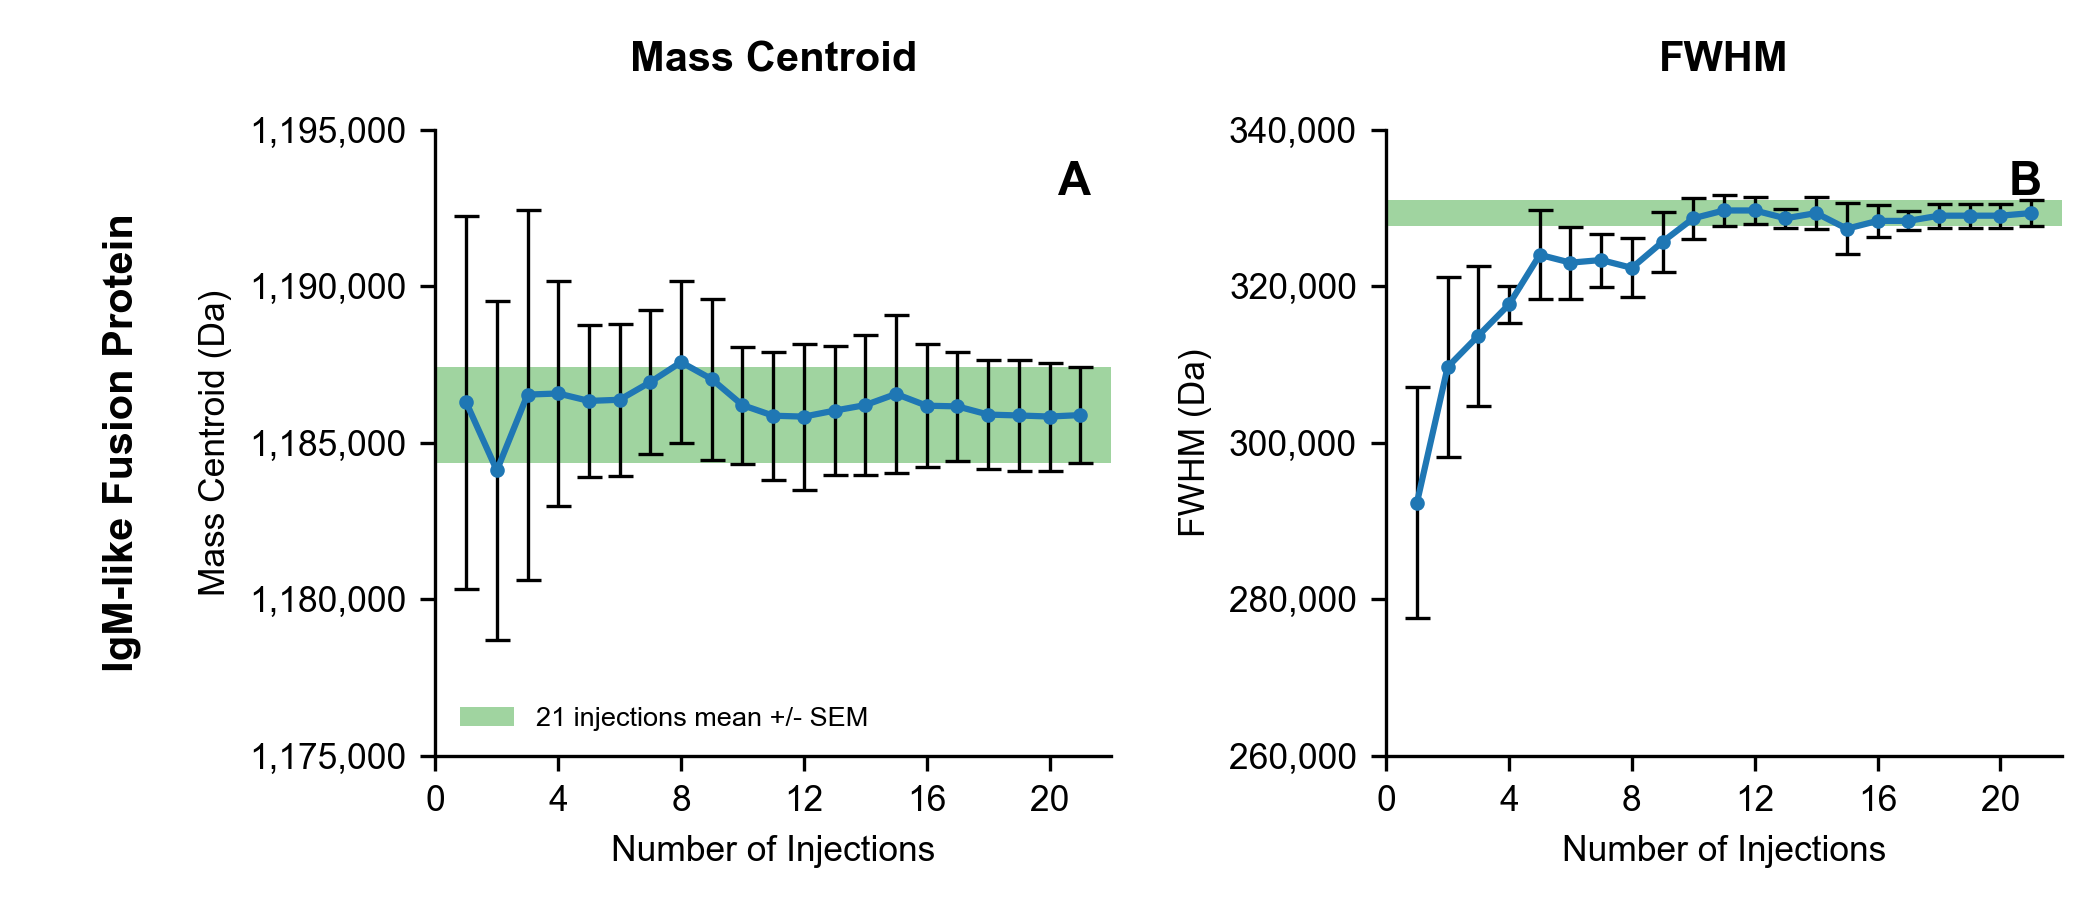

The Python source for this figure:
"""Create the IgM-like fusion ion-statistics grid used in Figure S10."""

import re
from pathlib import Path

import matplotlib.pyplot as plt
from matplotlib.ticker import MaxNLocator, StrMethodFormatter
import numpy as np
import pandas as pd


REPLICATE_FOLDERS = [
    Path(r"Z:\Group Share\BHT\Temp\Paper\Stats\Amgen IgM-like Fusion Rep 1"),
    Path(r"Z:\Group Share\BHT\Temp\Paper\Stats\Amgen IgM-like Fusion Rep 2"),
    Path(r"Z:\Group Share\BHT\Temp\Paper\Stats\Amgen IgM-like Fusion Rep 3"),
]

TARGET_MASSES = {
    "IgM-like Fusion Protein": 1183000.0,
}

MASS_TOLERANCE_DA = 100000.0
EXPECTED_INJECTIONS = tuple(range(1, 22))
HIGHLIGHT_INJECTION = 21
OUTPUT_DPI = 300
OUTPUT_DIRECTORY = Path(__file__).resolve().parent
OUTPUT_PNG = OUTPUT_DIRECTORY / "Figure S10.png"
OUTPUT_PDF = OUTPUT_DIRECTORY / "Figure S10.pdf"
OUTPUT_CSV = OUTPUT_DIRECTORY / "Figure S10_results.csv"

Y_TICK_INTERVALS_PER_SIDE = 2
BASE_FONT_SIZE = 8.5
GRID_HEADER_FONT_SIZE = 10
SUBPLOT_LABEL_FONT_SIZE = 11
LEGEND_FONT_SIZE = 6.5
LEGEND_LOCATION = "lower left"
FIGURE_SIZE_INCHES = (7.0, 3.0)
PEAK_LABEL_OFFSET_POINTS = 10
AXIS_STROKE_WIDTH = 0.8
MEASUREMENT_LABEL = "fusion-protein peak"

REQUIRED_COLUMNS = {
    "Mass",
    "MassCentroid",
    "MassFWHM",
}

METRICS = {
    "centroid": {
        "title": "Mass Centroid",
        "ylabel": "Mass Centroid (Da)",
        "source": "Mass Centroid (Da)",
        "mean": "Mean Mass Centroid (Da)",
        "sem": "SEM Mass Centroid (Da)",
        "replicate": "Replicate {replicate} Mass Centroid (Da)",
        "format": "{x:,.0f}",
    },
    "fwhm": {
        "title": "FWHM",
        "ylabel": "FWHM (Da)",
        "source": "FWHM (Da)",
        "mean": "Mean FWHM (Da)",
        "sem": "SEM FWHM (Da)",
        "replicate": "Replicate {replicate} FWHM (Da)",
        "format": "{x:,.0f}",
    },
}


def extract_injection_number(path: Path) -> int:
    """Extract an injection count from a ``merged_N_peakparam.dat`` name."""
    match = re.search(r"merged_(\d+)_", path.name)
    if match is None:
        raise ValueError(f"Could not determine injection number from: {path.name}")
    return int(match.group(1))


def load_peak_parameters(path: Path) -> pd.DataFrame:
    """Load and validate one UniDec peak-parameter file."""
    table = pd.read_csv(path, sep=r"\s+", encoding="utf-8")
    missing_columns = REQUIRED_COLUMNS.difference(table.columns)
    if missing_columns:
        missing = ", ".join(sorted(missing_columns))
        raise ValueError(f"Missing columns ({missing}) in: {path}")

    table = table.copy()
    for column in REQUIRED_COLUMNS:
        table[column] = pd.to_numeric(table[column], errors="coerce")
    if table[list(REQUIRED_COLUMNS)].isna().any().any():
        raise ValueError(f"Non-numeric required values found in: {path}")
    return table


def match_target_peak(
    table: pd.DataFrame,
    target_mass: float,
    path: Path,
) -> pd.Series | None:
    """Return the closest peak whose mass centroid is within tolerance."""
    mass_error = (table["MassCentroid"] - target_mass).abs()
    candidates = table.loc[mass_error <= MASS_TOLERANCE_DA]
    if candidates.empty:
        return None
    closest_index = mass_error.loc[candidates.index].idxmin()
    return table.loc[closest_index]


def collect_measurements() -> pd.DataFrame:
    """Collect the matched IgM-like fusion peak from all replicate DAT files."""
    records: list[dict[str, float | int | str]] = []

    for replicate, folder in enumerate(REPLICATE_FOLDERS, start=1):
        if not folder.is_dir():
            raise FileNotFoundError(f"Replicate folder not found: {folder}")

        files = list(folder.glob("*_peakparam.dat"))
        files.sort(key=extract_injection_number)
        found_injections = tuple(extract_injection_number(path) for path in files)
        if found_injections != EXPECTED_INJECTIONS:
            raise ValueError(
                f"Replicate {replicate} must contain injections 1--21 exactly once; "
                f"found {found_injections}"
            )

        for path in files:
            injection_number = extract_injection_number(path)
            table = load_peak_parameters(path)
            matched_peaks = {
                protein: match_target_peak(table, target_mass, path)
                for protein, target_mass in TARGET_MASSES.items()
            }
            available_peaks = {
                protein: peak
                for protein, peak in matched_peaks.items()
                if peak is not None
            }

            for protein, peak in matched_peaks.items():
                if peak is None:
                    print(
                        f"Warning: No {protein} peak within "
                        f"{MASS_TOLERANCE_DA:g} Da in {path.name}"
                    )
            if not available_peaks:
                continue

            for protein, target_mass in TARGET_MASSES.items():
                peak = matched_peaks[protein]
                if peak is None:
                    continue
                records.append(
                    {
                        "Protein": protein,
                        "Theoretical Mass (Da)": target_mass,
                        "Injection Number": injection_number,
                        "Replicate": replicate,
                        "Matched Mass (Da)": float(peak["Mass"]),
                        "Mass Centroid (Da)": float(peak["MassCentroid"]),
                        "FWHM (Da)": float(peak["MassFWHM"]),
                        "Source File": str(path),
                    }
                )

    measurements = pd.DataFrame.from_records(records)
    maximum_rows = (
        len(REPLICATE_FOLDERS) * len(EXPECTED_INJECTIONS) * len(TARGET_MASSES)
    )
    if measurements.empty or len(measurements) > maximum_rows:
        raise ValueError(
            f"Expected between 1 and {maximum_rows} matched measurements; "
            f"found {len(measurements)}"
        )
    return measurements


def standard_error(values: np.ndarray) -> float:
    """Return the standard error of the mean for replicate values."""
    if values.size < 2:
        return 0.0
    return float(np.std(values, ddof=1) / np.sqrt(values.size))


def create_results_table(measurements: pd.DataFrame) -> pd.DataFrame:
    """Create the wide replicate, mean, and SEM table used for plotting."""
    rows: list[dict[str, float | int | str]] = []

    for protein, theoretical_mass in TARGET_MASSES.items():
        protein_data = measurements.loc[measurements["Protein"] == protein]
        for injection_number in EXPECTED_INJECTIONS:
            group = protein_data.loc[
                protein_data["Injection Number"] == injection_number
            ].sort_values("Replicate")
            if group.empty:
                raise ValueError(
                    f"No replicate data for {protein}, injection {injection_number}"
                )

            row: dict[str, float | int | str] = {
                "Protein": protein,
                "Theoretical Mass (Da)": theoretical_mass,
                "Injection Number": injection_number,
            }
            for metric in METRICS.values():
                values = group[metric["source"]].to_numpy(dtype=float)
                for replicate in range(1, len(REPLICATE_FOLDERS) + 1):
                    replicate_data = group.loc[group["Replicate"] == replicate]
                    value = (
                        float(replicate_data.iloc[0][metric["source"]])
                        if not replicate_data.empty
                        else np.nan
                    )
                    row[metric["replicate"].format(replicate=replicate)] = value
                row[metric["mean"]] = float(np.mean(values))
                row[metric["sem"]] = standard_error(values)
            rows.append(row)

    return pd.DataFrame.from_records(rows)


def get_nice_tick_step(raw_step: float) -> float:
    """Round a tick interval up to a readable 1, 2, 5, or 10 multiple."""
    if raw_step <= 0:
        return 1.0
    magnitude = 10 ** np.floor(np.log10(raw_step))
    normalized = raw_step / magnitude
    for candidate in (1, 2, 5, 10):
        if normalized <= candidate:
            return float(candidate * magnitude)
    return float(10 * magnitude)


def set_metric_axis_limits(
    axis: plt.Axes,
    means: np.ndarray,
    errors: np.ndarray,
    metric_name: str,
) -> None:
    """Scale an axis using the nice-tick logic from Ion Statistics Grid.py."""
    values = np.concatenate((means - errors, means + errors))

    lower_value = float(np.min(values))
    upper_value = float(np.max(values))
    span = upper_value - lower_value
    padding = max(
        span * 0.08,
        max(abs(lower_value), abs(upper_value), 1.0) * 0.00005,
        1.0,
    )
    lower_limit = lower_value - padding
    upper_limit = upper_value + padding
    tick_step = get_nice_tick_step(
        (upper_limit - lower_limit) / (Y_TICK_INTERVALS_PER_SIDE * 2)
    )
    tick_start = np.floor(lower_limit / tick_step) * tick_step
    tick_end = np.ceil(upper_limit / tick_step) * tick_step
    ticks = np.arange(tick_start, tick_end + tick_step * 0.5, tick_step)
    axis.set_ylim(ticks[0], ticks[-1])
    axis.set_yticks(ticks)
    axis.yaxis.set_major_formatter(StrMethodFormatter(METRICS[metric_name]["format"]))
    axis.yaxis.get_offset_text().set_visible(False)


def subplot_label(index: int) -> str:
    """Return spreadsheet-style subplot labels: A ... Z, AA, AB, etc."""
    label = ""
    while True:
        index, remainder = divmod(index, 26)
        label = chr(ord("A") + remainder) + label
        if index == 0:
            return label
        index -= 1


def make_figure(results: pd.DataFrame) -> plt.Figure:
    """Build the grid using the plotting logic from Ion Statistics Grid.py."""
    figure, axes = plt.subplots(
        nrows=len(TARGET_MASSES),
        ncols=len(METRICS),
        squeeze=False,
        sharex="col",
        figsize=FIGURE_SIZE_INCHES,
    )
    point_color = plt.get_cmap("tab10")(0)
    highlight_color = plt.get_cmap("tab10")(2)

    for row, (protein, theoretical_mass) in enumerate(TARGET_MASSES.items()):
        protein_results = results.loc[results["Protein"] == protein].sort_values(
            "Injection Number"
        )
        injection_numbers = protein_results["Injection Number"].to_numpy(dtype=float)

        for column, (metric_name, metric) in enumerate(METRICS.items()):
            axis = axes[row, column]
            means = protein_results[metric["mean"]].to_numpy(dtype=float)
            errors = protein_results[metric["sem"]].to_numpy(dtype=float)

            if row == 0:
                axis.set_title(
                    metric["title"],
                    fontsize=GRID_HEADER_FONT_SIZE,
                    fontweight="bold",
                    pad=14,
                )

            if column == 0:
                axis.annotate(
                    protein,
                    xy=(0, 0.5),
                    xytext=(-axis.yaxis.labelpad - PEAK_LABEL_OFFSET_POINTS, 0),
                    xycoords=axis.yaxis.label,
                    textcoords="offset points",
                    ha="right",
                    va="center",
                    fontsize=GRID_HEADER_FONT_SIZE,
                    fontweight="bold",
                    rotation=90,
                )

            axis.text(
                0.97,
                0.95,
                subplot_label(row * len(METRICS) + column),
                transform=axis.transAxes,
                fontsize=SUBPLOT_LABEL_FONT_SIZE,
                fontweight="bold",
                ha="right",
                va="top",
                clip_on=True,
                zorder=10,
            )

            highlight_row = protein_results.loc[
                protein_results["Injection Number"] == HIGHLIGHT_INJECTION
            ]
            if not highlight_row.empty:
                highlight_mean = float(highlight_row.iloc[0][metric["mean"]])
                highlight_error = float(highlight_row.iloc[0][metric["sem"]])
                if highlight_error > 0:
                    axis.axhspan(
                        highlight_mean - highlight_error,
                        highlight_mean + highlight_error,
                        facecolor=highlight_color,
                        alpha=0.45,
                        linewidth=0,
                        label=(
                            f"{HIGHLIGHT_INJECTION} injections mean +/- SEM"
                        ),
                        zorder=1,
                    )

            axis.errorbar(
                injection_numbers,
                means,
                yerr=errors,
                marker="o",
                linestyle="-",
                linewidth=1.5,
                markersize=2.5,
                capsize=3,
                color=point_color,
                markerfacecolor=point_color,
                markeredgecolor=point_color,
                ecolor="black",
                elinewidth=AXIS_STROKE_WIDTH,
                capthick=AXIS_STROKE_WIDTH,
                zorder=2,
            )

            set_metric_axis_limits(
                axis,
                means,
                errors,
                metric_name,
            )
            axis.xaxis.set_major_locator(MaxNLocator(nbins=6, integer=True))
            axis.set_ylabel(metric["ylabel"])
            axis.spines["top"].set_visible(False)
            axis.spines["right"].set_visible(False)
            axis.spines["left"].set_linewidth(AXIS_STROKE_WIDTH)
            axis.spines["bottom"].set_linewidth(AXIS_STROKE_WIDTH)
            axis.tick_params(width=AXIS_STROKE_WIDTH)

            if row == len(TARGET_MASSES) - 1:
                axis.set_xlabel("Number of Injections")

            handles, _ = axis.get_legend_handles_labels()
            if handles and row == 0 and column == 0:
                axis.legend(
                    frameon=False,
                    fontsize=LEGEND_FONT_SIZE,
                    loc=LEGEND_LOCATION,
                )

    figure.tight_layout(rect=(0.03, 0, 1, 1), h_pad=2.2, w_pad=2.0)
    return figure


def main() -> None:
    """Calculate statistics and render Figure S10 plus its results CSV."""
    plt.rcParams.update(
        {
            "font.family": "Arial",
            "font.size": BASE_FONT_SIZE,
            "pdf.fonttype": 42,
            "ps.fonttype": 42,
            "savefig.transparent": True,
        }
    )

    measurements = collect_measurements()
    results = create_results_table(measurements)
    results.to_csv(OUTPUT_CSV, index=False, float_format="%.10g")

    figure = make_figure(results)
    figure.savefig(
        OUTPUT_PNG,
        dpi=OUTPUT_DPI,
        transparent=True,
    )
    figure.savefig(
        OUTPUT_PDF,
        dpi=OUTPUT_DPI,
        transparent=True,
    )
    plt.close(figure)

    print(f"Matched {len(measurements)} {MEASUREMENT_LABEL} measurements")
    print(f"Saved {OUTPUT_PNG}")
    print(f"Saved {OUTPUT_PDF}")
    print(f"Saved {OUTPUT_CSV}")


if __name__ == "__main__":
    main()
